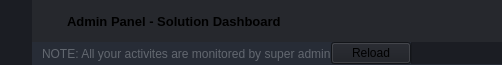
        <widget class="QFrame" name="frame_top">
         <property name="minimumSize">
          <size>
           <width>0</width>
           <height>65</height>
          </size>
         </property>
         <property name="maximumSize">
          <size>
           <width>16777215</width>
           <height>65</height>
          </size>
         </property>
         <property name="styleSheet">
          <string notr="true">background-color: transparent;</string>
         </property>
         <property name="frameShape">
          <enum>QFrame::NoFrame</enum>
         </property>
         <property name="frameShadow">
          <enum>QFrame::Raised</enum>
         </property>
         <layout class="QHBoxLayout" name="horizontalLayout_3">
          <property name="spacing">
           <number>0</number>
          </property>
          <property name="leftMargin">
           <number>0</number>
          </property>
          <property name="topMargin">
           <number>0</number>
          </property>
          <property name="rightMargin">
           <number>0</number>
          </property>
          <property name="bottomMargin">
           <number>0</number>
          </property>
          <item>
           <widget class="QFrame" name="frame_toggle">
            <property name="maximumSize">
             <size>
              <width>60</width>
              <height>16777215</height>
             </size>
            </property>
            <property name="cursor">
             <cursorShape>PointingHandCursor</cursorShape>
            </property>
            <property name="styleSheet">
             <string notr="true">QFrame {
	background-color: rgb(27, 29, 35);
}</string>
            </property>
            <property name="frameShape">
             <enum>QFrame::NoFrame</enum>
            </property>
            <property name="frameShadow">
             <enum>QFrame::Raised</enum>
            </property>
            <layout class="QHBoxLayout" name="horizontalLayout_19">
             <property name="spacing">
              <number>0</number>
             </property>
             <property name="leftMargin">
              <number>0</number>
             </property>
             <property name="topMargin">
              <number>0</number>
             </property>
             <property name="rightMargin">
              <number>0</number>
             </property>
             <property name="bottomMargin">
              <number>0</number>
             </property>
             <item>
              <widget class="QPushButton" name="btn_toggle_menu">
               <property name="sizePolicy">
                <sizepolicy hsizetype="Expanding" vsizetype="Expanding">
                 <horstretch>0</horstretch>
                 <verstretch>0</verstretch>
                </sizepolicy>
               </property>
               <property name="minimumSize">
                <size>
                 <width>0</width>
                 <height>0</height>
                </size>
               </property>
               <property name="maximumSize">
                <size>
                 <width>16777215</width>
                 <height>70</height>
                </size>
               </property>
               <property name="styleSheet">
                <string notr="true">QPushButton {
	background-image: url(:/24x24/icons/24x24/cil-menu.png);
	background-position: center;
	background-repeat: no-reperat;
	border: none;
	background-color: rgb(27, 29, 35);
	
}
QPushButton:hover {
	background-color: rgb(33, 37, 43);
}
QPushButton:pressed {	
	background-color: rgb(85, 170, 255);
}</string>
               </property>
               <property name="text">
                <string/>
               </property>
               <property name="checkable">
                <bool>true</bool>
               </property>
              </widget>
             </item>
            </layout>
           </widget>
          </item>
          <item>
           <widget class="QFrame" name="frame_top_right">
            <property name="styleSheet">
             <string notr="true">background: transparent;</string>
            </property>
            <property name="frameShape">
             <enum>QFrame::NoFrame</enum>
            </property>
            <property name="frameShadow">
             <enum>QFrame::Raised</enum>
            </property>
            <layout class="QVBoxLayout" name="verticalLayout_2">
             <property name="spacing">
              <number>0</number>
             </property>
             <property name="leftMargin">
              <number>0</number>
             </property>
             <property name="topMargin">
              <number>0</number>
             </property>
             <property name="rightMargin">
              <number>0</number>
             </property>
             <property name="bottomMargin">
              <number>0</number>
             </property>
             <item>
              <widget class="QFrame" name="frame_top_btns">
               <property name="maximumSize">
                <size>
                 <width>16777215</width>
                 <height>42</height>
                </size>
               </property>
               <property name="styleSheet">
                <string notr="true">background-color: rgba(27, 29, 35, 200)</string>
               </property>
               <property name="frameShape">
                <enum>QFrame::NoFrame</enum>
               </property>
               <property name="frameShadow">
                <enum>QFrame::Raised</enum>
               </property>
               <layout class="QHBoxLayout" name="horizontalLayout_4">
                <property name="spacing">
                 <number>0</number>
                </property>
                <property name="leftMargin">
                 <number>0</number>
                </property>
                <property name="topMargin">
                 <number>0</number>
                </property>
                <property name="rightMargin">
                 <number>0</number>
                </property>
                <property name="bottomMargin">
                 <number>0</number>
                </property>
                <item>
                 <widget class="QFrame" name="frame_label_top_btns">
                  <property name="sizePolicy">
                   <sizepolicy hsizetype="Expanding" vsizetype="Preferred">
                    <horstretch>0</horstretch>
                    <verstretch>0</verstretch>
                   </sizepolicy>
                  </property>
                  <property name="frameShape">
                   <enum>QFrame::NoFrame</enum>
                  </property>
                  <property name="frameShadow">
                   <enum>QFrame::Raised</enum>
                  </property>
                  <layout class="QHBoxLayout" name="horizontalLayout_10">
                   <property name="spacing">
                    <number>0</number>
                   </property>
                   <property name="leftMargin">
                    <number>5</number>
                   </property>
                   <property name="topMargin">
                    <number>0</number>
                   </property>
                   <property name="rightMargin">
                    <number>10</number>
                   </property>
                   <property name="bottomMargin">
                    <number>0</number>
                   </property>
                   <item>
                    <widget class="QFrame" name="frame_icon_top_bar">
                     <property name="maximumSize">
                      <size>
                       <width>30</width>
                       <height>30</height>
                      </size>
                     </property>
                     <property name="styleSheet">
                      <string notr="true">background: transparent;
background-image: url(:/16x16/icons/16x16/cil-browser.png);
background-position: center;
background-repeat: no-repeat;
</string>
                     </property>
                     <property name="frameShape">
                      <enum>QFrame::StyledPanel</enum>
                     </property>
                     <property name="frameShadow">
                      <enum>QFrame::Raised</enum>
                     </property>
                    </widget>
                   </item>
                   <item>
                    <widget class="QLabel" name="label_title_bar_top">
                     <property name="font">
                      <font>
                       <family>Segoe UI</family>
                       <pointsize>10</pointsize>
                       <weight>75</weight>
                       <bold>true</bold>
                      </font>
                     </property>
                     <property name="styleSheet">
                      <string notr="true">background: transparent;
</string>
                     </property>
                     <property name="text">
                      <string>Admin Panel - Solution Dashboard</string>
                     </property>
                    </widget>
                   </item>
                  </layout>
                 </widget>
                </item>
                <item alignment="Qt::AlignRight">
                 <widget class="QFrame" name="frame_btns_right">
                  <property name="sizePolicy">
                   <sizepolicy hsizetype="Expanding" vsizetype="Preferred">
                    <horstretch>0</horstretch>
                    <verstretch>0</verstretch>
                   </sizepolicy>
                  </property>
                  <property name="maximumSize">
                   <size>
                    <width>120</width>
                    <height>16777215</height>
                   </size>
                  </property>
                  <property name="frameShape">
                   <enum>QFrame::NoFrame</enum>
                  </property>
                  <property name="frameShadow">
                   <enum>QFrame::Raised</enum>
                  </property>
                  <layout class="QHBoxLayout" name="horizontalLayout_5">
                   <property name="spacing">
                    <number>0</number>
                   </property>
                   <property name="leftMargin">
                    <number>0</number>
                   </property>
                   <property name="topMargin">
                    <number>0</number>
                   </property>
                   <property name="rightMargin">
                    <number>0</number>
                   </property>
                   <property name="bottomMargin">
                    <number>0</number>
                   </property>
                   <item>
                    <widget class="QPushButton" name="btn_minimize">
                     <property name="sizePolicy">
                      <sizepolicy hsizetype="Minimum" vsizetype="Expanding">
                       <horstretch>0</horstretch>
                       <verstretch>0</verstretch>
                      </sizepolicy>
                     </property>
                     <property name="minimumSize">
                      <size>
                       <width>40</width>
                       <height>0</height>
                      </size>
                     </property>
                     <property name="maximumSize">
                      <size>
                       <width>40</width>
                       <height>16777215</height>
                      </size>
                     </property>
                     <property name="toolTip">
                      <string>Minimize</string>
                     </property>
                     <property name="styleSheet">
                      <string notr="true">QPushButton {	
	border: none;
	background-color: transparent;
}
QPushButton:hover {
	background-color: rgb(52, 59, 72);
}
QPushButton:pressed {	
	background-color: rgb(85, 170, 255);
}</string>
                     </property>
                     <property name="text">
                      <string/>
                     </property>
                     <property name="icon">
                      <iconset resource="images.qrc">
                       <normaloff>:/16x16/icons/16x16/cil-window-minimize.png</normaloff>:/16x16/icons/16x16/cil-window-minimize.png</iconset>
                     </property>
                    </widget>
                   </item>
                   <item>
                    <widget class="QPushButton" name="btn_maximize_restore">
                     <property name="sizePolicy">
                      <sizepolicy hsizetype="Minimum" vsizetype="Expanding">
                       <horstretch>0</horstretch>
                       <verstretch>0</verstretch>
                      </sizepolicy>
                     </property>
                     <property name="minimumSize">
                      <size>
                       <width>40</width>
                       <height>0</height>
                      </size>
                     </property>
                     <property name="maximumSize">
                      <size>
                       <width>40</width>
                       <height>16777215</height>
                      </size>
                     </property>
                     <property name="toolTip">
                      <string>Maximize</string>
                     </property>
                     <property name="styleSheet">
                      <string notr="true">QPushButton {	
	border: none;
	background-position: center;
	background-color: transparent;
	background-image: url(:/16x16/icons/16x16/cil-window-maximize.png); 
	background-repeat: no-repeat;
}
QPushButton:hover {
	background-color: rgb(52, 59, 72);
}
QPushButton:pressed {	
	background-color: rgb(85, 170, 255);
}</string>
                     </property>
                     <property name="text">
                      <string/>
                     </property>
                     <property name="checkable">
                      <bool>true</bool>
                     </property>
                    </widget>
                   </item>
                   <item>
                    <widget class="QPushButton" name="btn_close">
                     <property name="sizePolicy">
                      <sizepolicy hsizetype="Minimum" vsizetype="Expanding">
                       <horstretch>0</horstretch>
                       <verstretch>0</verstretch>
                      </sizepolicy>
                     </property>
                     <property name="minimumSize">
                      <size>
                       <width>40</width>
                       <height>0</height>
                      </size>
                     </property>
                     <property name="maximumSize">
                      <size>
                       <width>40</width>
                       <height>16777215</height>
                      </size>
                     </property>
                     <property name="toolTip">
                      <string>Close</string>
                     </property>
                     <property name="styleSheet">
                      <string notr="true">QPushButton {	
	border: none;
	background-color: transparent;
}
QPushButton:hover {
	background-color: rgb(52, 59, 72);
}
QPushButton:pressed {	
	background-color: rgb(85, 170, 255);
}</string>
                     </property>
                     <property name="text">
                      <string/>
                     </property>
                     <property name="icon">
                      <iconset resource="images.qrc">
                       <normaloff>:/16x16/icons/16x16/cil-x.png</normaloff>:/16x16/icons/16x16/cil-x.png</iconset>
                     </property>
                    </widget>
                   </item>
                  </layout>
                 </widget>
                </item>
               </layout>
              </widget>
             </item>
             <item>
              <widget class="QFrame" name="frame_top_info">
               <property name="maximumSize">
                <size>
                 <width>16777215</width>
                 <height>65</height>
                </size>
               </property>
               <property name="styleSheet">
                <string notr="true">background-color: rgb(39, 44, 54);</string>
               </property>
               <property name="frameShape">
                <enum>QFrame::NoFrame</enum>
               </property>
               <property name="frameShadow">
                <enum>QFrame::Raised</enum>
               </property>
               <layout class="QHBoxLayout" name="horizontalLayout_8">
                <property name="spacing">
                 <number>0</number>
                </property>
                <property name="leftMargin">
                 <number>10</number>
                </property>
                <property name="topMargin">
                 <number>0</number>
                </property>
                <property name="rightMargin">
                 <number>0</number>
                </property>
                <property name="bottomMargin">
                 <number>0</number>
                </property>
                <item>
                 <widget class="QLabel" name="label_top_info_1">
                  <property name="maximumSize">
                   <size>
                    <width>16777215</width>
                    <height>15</height>
                   </size>
                  </property>
                  <property name="font">
                   <font>
                    <family>Segoe UI</family>
                   </font>
                  </property>
                  <property name="styleSheet">
                   <string notr="true">color: rgb(98, 103, 111); </string>
                  </property>
                  <property name="text">
                   <string>NOTE: All your activites are monitored by super admin</string>
                  </property>
                 </widget>
                </item>
                <item>
                 <widget class="QPushButton" name="pushButton_6">
                  <property name="maximumSize">
                   <size>
                    <width>80</width>
                    <height>16777215</height>
                   </size>
                  </property>
                  <property name="styleSheet">
                   <string notr="true">QPushButton {
	background: transparent;
	background-image: url(:/16x16/icons/16x16/cil-reload.png);
	background-position: center left;
	background-repeat: no-reperat;
	background-color: rgb(27, 29, 35);
}
QPushButton:hover {
	background-color: rgb(33, 37, 43);
}
</string>
                  </property>
                  <property name="text">
                   <string>Reload</string>
                  </property>
                 </widget>
                </item>
                <item>
                 <widget class="QProgressBar" name="progressBar">
                  <property name="maximumSize">
                   <size>
                    <width>100</width>
                    <height>16777215</height>
                   </size>
                  </property>
                  <property name="styleSheet">
                   <string notr="true">QProgressBar {
	background-color: rgb(27, 29, 35);
    border: 0px solid grey;
}</string>
                  </property>
                  <property name="value">
                   <number>0</number>
                  </property>
                  <property name="textVisible">
                   <bool>false</bool>
                  </property>
                 </widget>
                </item>
               </layout>
              </widget>
             </item>
            </layout>
           </widget>
          </item>
         </layout>
        </widget>
